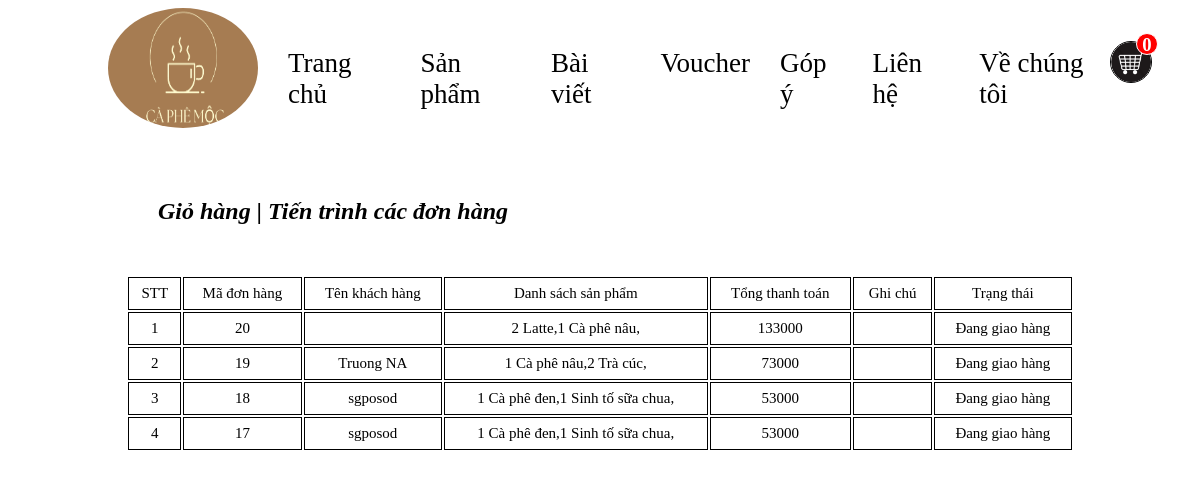
Screenshot of /frontend/checkout.php with the database file from the repository.
### tables this page shows
CREATE TABLE `don_hang` (
  `iddon_hang` int(10) NOT NULL,
  `danhsachsp` varchar(255) NOT NULL,
  `ghichu` text NOT NULL,
  `idkhach_hang` int(11) DEFAULT NULL,
  `idnhan_vien` int(32) DEFAULT NULL,
  `ten_kh` varchar(32) DEFAULT NULL,
  `thoigianlap` text NOT NULL,
  `tongcong` int(250) NOT NULL,
  `status` int(10) NOT NULL
);

### frontend/checkout.php (the view, shortened to what this page needs)
<?php
    $conn=mysqli_connect("localhost","student","123456","quancaphe");
        $khachhang = "SELECT * FROM don_hang ORDER BY iddon_hang ASC";
        $qkhachhang = mysqli_query($conn, $khachhang);
        foreach($qkhachhang as $qkh){
            $idkh = $qkh['idkhach_hang'];
        }
?>
<!DOCTYPE html>
    <head>
        <link rel="stylesheet" href="../frontend/css/feindex.css" type="text/css">
        <link rel="stylesheet" href="../frontend/css/menu.css" type="text/css">
        <link rel="stylesheet" href="../frontend/css/cart.css" type="text/css">
    <body>
        <div class="wrapper">
            <div class="top_page">
                <?php
                    include "../frontend/same/menu.php";
                ?>
            </div>
            <div class="cart">
                <h2><a href="../frontend/cart.php">Giỏ hàng</a> | <strong>Tiến trình các đơn hàng</strong></h2>
                <div class="list-cart">
                        <table class="list">
                            <thead>
                                <td>STT</td>
                                <td>Mã đơn hàng</td>
                                <td>Tên khách hàng</td>
                                <td>Danh sách sản phẩm</td>
                                <td>Tổng thanh toán</td>
                                <td>Ghi chú</td>
                                <td>Trạng thái</td>
                            </thead>
                    <?php
                        $list = "SELECT * FROM `don_hang` WHERE `idkhach_hang` = $idkh OR `status` = 1 ORDER BY `iddon_hang` DESC";
                        $listq = mysqli_query($conn, $list);
                        $stt=1;
                        foreach($listq as $lst){
                    ?>
                            <tbody>
                                <td><?php echo $stt?></td>
                                <td><?php echo $lst['iddon_hang']?></td>
                                <td><?php echo $lst['ten_kh']?></td>
                                <td><?php echo $lst['danhsachsp']?></td>
                                <td><?php echo $lst['tongcong']?></td>
                                <td><?php echo $lst['ghichu']?></td>
                                <td><?php
                                    if($lst['status'] = 0){
                                        echo "Hoàn thành";
                                    }else{
                                        echo "Đang giao hàng";
                                    }?></td>
                            </tbody>
                        <?php
                            $stt++;
                        }
                    ?>
                </div>
            </div>
        </div>
    </body>
</html>

### frontend/css/feindex.css (style rules this page uses)
.wrapper { width: 100%; height: auto; margin: 0; padding: 0; }
td { font-size: 15px; border: 1px solid black; text-align: center; }

### frontend/css/menu.css (style rules this page uses)
a:link { color:black; text-decoration: none; }

### frontend/css/cart.css (style rules this page uses)
.cart { margin-top: 50px; }
.cart h2 { margin-left: 150px; padding-top: 20px; font-style: italic; }
.list-cart { margin-top: 50px; padding: 0; }
.list { margin: auto; width: 80%; height: auto; }
.list thead, tbody { width: auto; height: auto; }
.list td { padding:7px; }

### rows the page displays
don_hang: iddon_hang "20", danhsachsp "2 Latte,1 Cà phê nâu,", tongcong "133000"
don_hang: iddon_hang "19", ten_kh "Truong NA", danhsachsp "1 Cà phê nâu,2 Trà cúc,", tongcong "73000"
don_hang: iddon_hang "18", ten_kh "sgposod", danhsachsp "1 Cà phê đen,1 Sinh tố sữa chua,", tongcong "53000"
don_hang: iddon_hang "17", ten_kh "sgposod", danhsachsp "1 Cà phê đen,1 Sinh tố sữa chua,", tongcong "53000"
